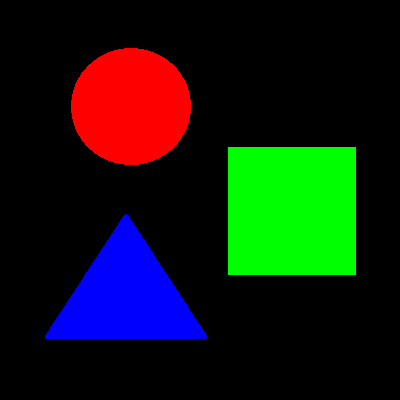
#> input picture 01-learning-basics/03-opencv/imgs/colors.png, 400 x 400 px
$ python '08-灰度化.py'
#> lines starting #> are read from the running program, lines starting #| are printed output that depends on the picture; after the words box and inside, x2 and y2 are one past the last pixel; in counts of white or black regions, pixels touching at a corner belong together
# 灰度化，本质就是单通道的黑白图
#        可以在单通道中，尽可能地提取图像中的信息
import cv2
import numpy as np

image = cv2.imread("./imgs/colors.png")
#> image is the input picture: shape (400, 400, 3); mean B, G, R 16.8, 26.1, 17.6
h, w, _ = image.shape
#> h = 400; w = 400
# 将三通道的像素值缩小到0~1
blue_channel = image[:, :, 0] / 255
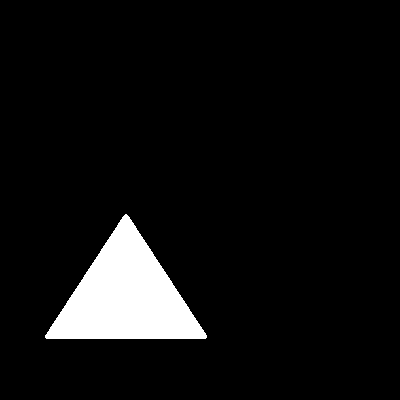
#> blue_channel: shape (400, 400) float64; values 0 (black) and 1 (white), 6.6% white; 1 white region, box (x1, y1, x2, y2) and area: (45, 214, 207, 339) 10542
green_channel = image[:, :, 1] / 255
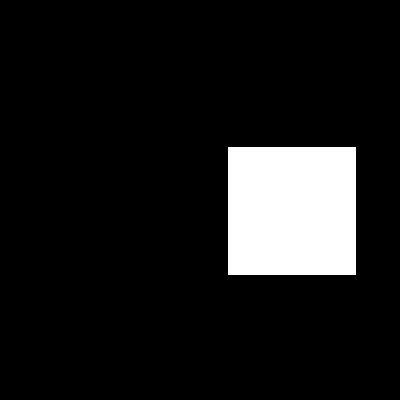
#> green_channel: shape (400, 400) float64; values 0 (black) and 1 (white), 10.2% white; 1 white region, box (x1, y1, x2, y2) and area: (228, 147, 356, 275) 16384
red_channel = image[:, :, 2] / 255
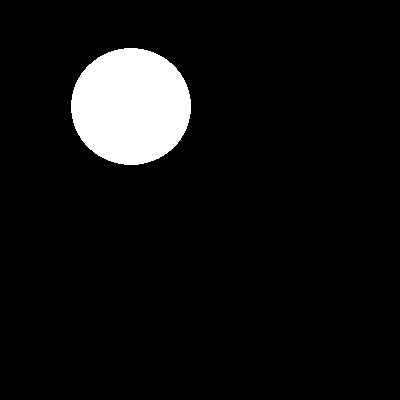
#> red_channel: shape (400, 400) float64; values 0 (black) and 1 (white), 6.9% white; 1 white region, box (x1, y1, x2, y2) and area: (71, 48, 191, 165) 11015

# 加权平均灰度化
tmp = (blue_channel * 0.6 + green_channel * 0.3 + red_channel * 0.1) * 255
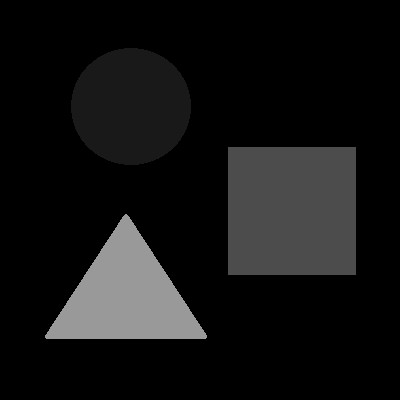
#> tmp: shape (400, 400) float64; min 0, max 153, mean 19.7
tmp = tmp.astype(np.uint8)

cv2.imshow("src", image)  # 多通道 图像 是彩色图
cv2.imshow("tmp", tmp)  # 单通道 图像 是黑白图
cv2.waitKey(0)
